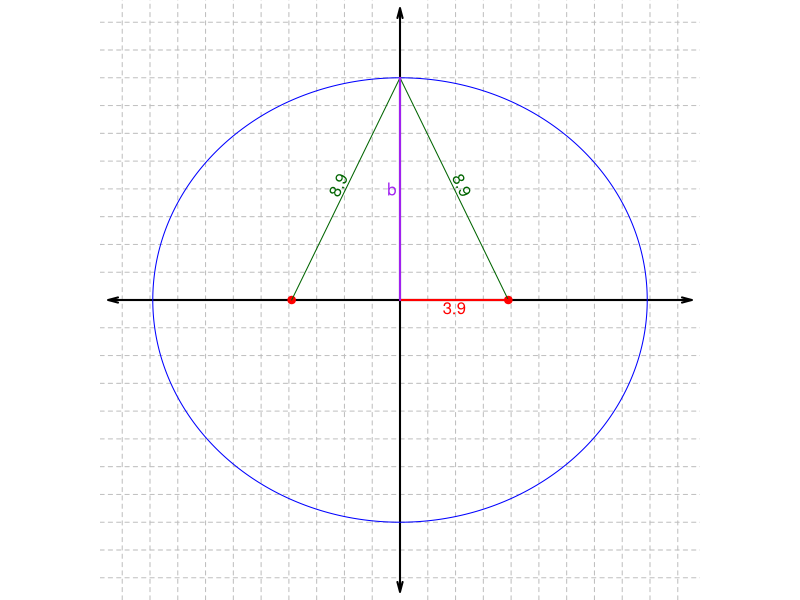
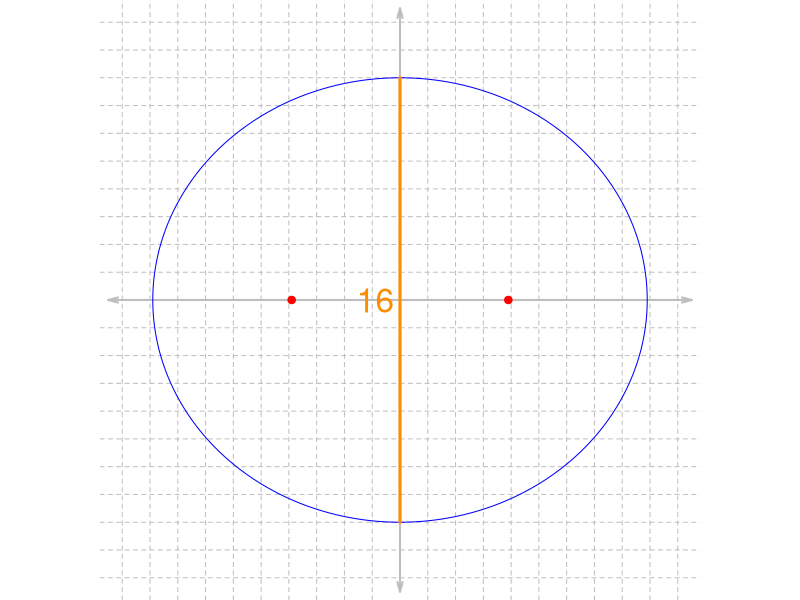

Write R code to recreate these figures, in order.
## ---- chunk 1
fixer = function(exp){
  exp = gsub("--","+",exp,fixed=T)
  exp = gsub("(x-0)","x",exp,fixed=T)
  exp = gsub("(y-0)","y",exp,fixed=T)
  return(exp)
}
gcd2 <- function(a, b) {
  if (b == 0) a else Recall(b, a %% b)
}
gcd <- function(...) Reduce(gcd2, c(...))

trips = list(c(3,4,5),
             c(5,12,13),
             c(8,15,17),
             c(7,24,25),
             c(20,21,29),
             c(12,35,37),
             c(9,40,41),
             c(28,45,53),
             c(11,60,61),
             c(16,63,65),
             c(33,56,65),
             c(48,55,73),
             c(13,84,85),
             c(36,77,85),
             c(39,80,89),
             c(65,72,97))

while(T){
  whichi = sample(1:length(trips),1)
  trip = trips[[whichi]]
  maxmult = floor(100/trip[3])
  mult = sample(1:maxmult,1)
  trip = mult*trip
  a = trip[3]/10
  www = sample(1:2,2)
  b = trip[www[1]]/10
  c = trip[www[2]]/10
  if(a>5 && c/a<0.9){break}
}

## ---- chunk 2
par(mar=c(0,0,0,0),pty="s")
plot(0,0,type="n",xlim=c(-10,10),ylim=c(-10,10),axes=F,ann=F)
for(i in 1:10){
  abline(h=i,lty=2,col="grey")
  abline(h=-i,lty=2,col="grey")
  abline(v=i,lty=2,col="grey")
  abline(v=-i,lty=2,col="grey")
}
arrows(-10.5,0,10.5,0,length=0.1,angle=15,code=3,lwd=2)
arrows(0,-10.5,0,10.5,length=0.1,angle=15,code=3,lwd=2)
th = seq(0,2*pi,length.out=1000)
x = a*cos(th)
y = b*sin(th)
polygon(x,y,border="blue")
points(c(-c,c),c(0,0),col="red",pch=19)
lines(c(-c,0),c(0,b),col="darkgreen")
th = atan(b/c)
text(-c/2+0.3*cos(th+pi/2),
     b/2+0.3*sin(th+pi/2),
     a,
     srt=th/pi*180,col="darkgreen")
lines(c(c,0),c(0,b),col="darkgreen")
th = atan(b/c)
text(c/2+0.3*cos(-th+pi/2),
     b/2+0.3*sin(-th+pi/2),
     a,
     srt=-th/pi*180,col="darkgreen")
lines(c(0,c),c(0,0),col="red",lwd=2)
text(c/2,-0.3,c,col="red")
lines(c(0,0),c(0,b),col="purple",lwd=2)
text(-0.3,b/2,"b",col="purple")
## ---- chunk 3
par(mar=c(0,0,0,0),pty="s")
plot(0,0,type="n",xlim=c(-10,10),ylim=c(-10,10),axes=F,ann=F)
for(i in 1:10){
  abline(h=i,lty=2,col="grey")
  abline(h=-i,lty=2,col="grey")
  abline(v=i,lty=2,col="grey")
  abline(v=-i,lty=2,col="grey")
}
arrows(-10.5,0,10.5,0,length=0.1,angle=15,code=3,lwd=2,col="grey")
arrows(0,-10.5,0,10.5,length=0.1,angle=15,code=3,lwd=2,col="grey")
th = seq(0,2*pi,length.out=1000)
x = a*cos(th)
y = b*sin(th)
polygon(x,y,border="blue")
points(c(-c,c),c(0,0),col="red",pch=19)
lines(c(0,0),c(-b,b),lwd=3,col="darkorange")
text(-0.2,0,2*b,col="darkorange",cex=2,adj=1)
